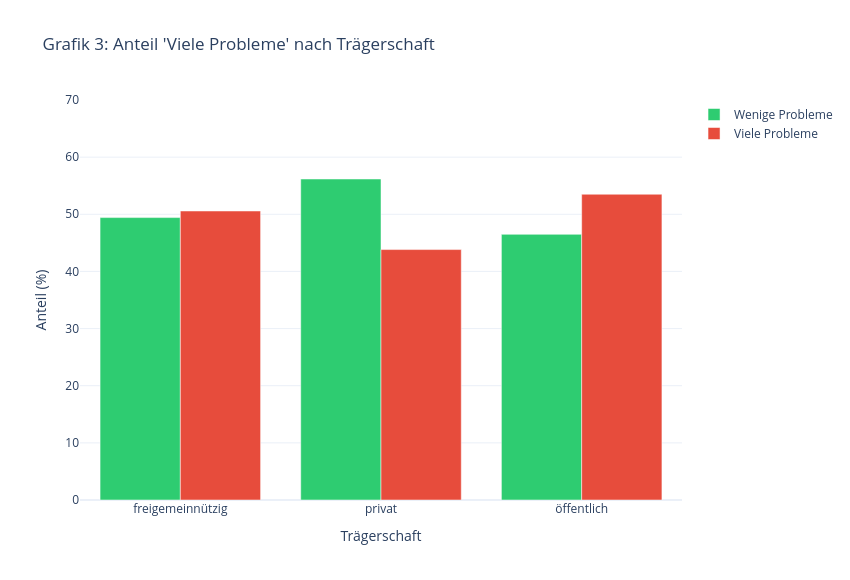

The code cell stored with this chart in its notebook:
### Markdown cell above
### Grafik 3 — Trägerschaft
Gruppiertes Balkendiagramm: Anteil „Wenige Probleme" vs. „Viele Probleme" je Trägerart (privat / freigemeinnützig / öffentlich). Zeigt, ob die Trägerschaft mit der Auffälligkeitsquote zusammenhängt.

### Code cell
# ── Grafik 3: Trägerschaft (interaktiv, mit Hover) ───────────────
traeger_counts = (
    df.groupby(["KH.Träger.Art", "hat_viele_Probleme"])
    .size().reset_index(name="n")
)
traeger_pct = traeger_counts.copy()
total = traeger_counts.groupby("KH.Träger.Art")["n"].transform("sum")
traeger_pct["pct"] = traeger_counts["n"] / total * 100

pivot_pct = traeger_pct.pivot(index="KH.Träger.Art", columns="hat_viele_Probleme", values="pct")
pivot_n   = traeger_counts.pivot(index="KH.Träger.Art", columns="hat_viele_Probleme", values="n")

fig = go.Figure()
for g in [0, 1]:
    hover_traeger = [
        f"{traeger}<br>{LABELS[g]}: {pct:.1f}%<br>n={n} Häuser"
        for traeger, pct, n in zip(pivot_pct.index, pivot_pct[g], pivot_n[g])
    ]
    fig.add_trace(go.Bar(
        x=pivot_pct.index, y=pivot_pct[g],
        name=LABELS[g], marker_color=FARBEN[g],
        hovertext=hover_traeger, hoverinfo="text",
    ))

fig.update_layout(
    title="Grafik 3: Anteil 'Viele Probleme' nach Trägerschaft",
    xaxis_title="Trägerschaft", yaxis_title="Anteil (%)",
    yaxis_range=[0, 70],
    barmode="group", template="plotly_white",
    width=850, height=580,
)
fig.show()

for traeger in df["KH.Träger.Art"].dropna().unique():
    sub = df[df["KH.Träger.Art"]==traeger]
    pct = sub["hat_viele_Probleme"].mean()
    print(f"  {traeger:20s}: {pct:.1%} haben viele Probleme  (n={len(sub)})")
print("\n📌 Befund: Prüfen ob sich Trägerarten systematisch unterscheiden. Zum Ablesen genauer Werte: Maus über die Balken bewegen.")

### Figure 1 — Plotly figure (JSON) as saved in the notebook; plotly's stock layout.template omitted (floating-point values rounded to 4 significant figures)
{"data": [{"hoverinfo": "text", "hovertext": ["freigemeinnützig<br>Wenige Probleme: 49.4%<br>n=300 Häuser", "privat<br>Wenige Probleme: 56.2%<br>n=282 Häuser", "öffentlich<br>Wenige Probleme: 46.5%<br>n=318 Häuser"], "marker": {"color": "#2ecc71"}, "name": "Wenige Probleme", "type": "bar", "x": ["freigemeinnützig", "privat", "öffentlich"], "y": [49.42, 56.18, 46.49]}, {"hoverinfo": "text", "hovertext": ["freigemeinnützig<br>Viele Probleme: 50.6%<br>n=307 Häuser", "privat<br>Viele Probleme: 43.8%<br>n=220 Häuser", "öffentlich<br>Viele Probleme: 53.5%<br>n=366 Häuser"], "marker": {"color": "#e74c3c"}, "name": "Viele Probleme", "type": "bar", "x": ["freigemeinnützig", "privat", "öffentlich"], "y": [50.58, 43.82, 53.51]}], "layout": {"barmode": "group", "height": 580, "title": {"text": "Grafik 3: Anteil 'Viele Probleme' nach Trägerschaft"}, "width": 850, "xaxis": {"title": {"text": "Trägerschaft"}}, "yaxis": {"range": [0, 70], "title": {"text": "Anteil (%)"}}}}
